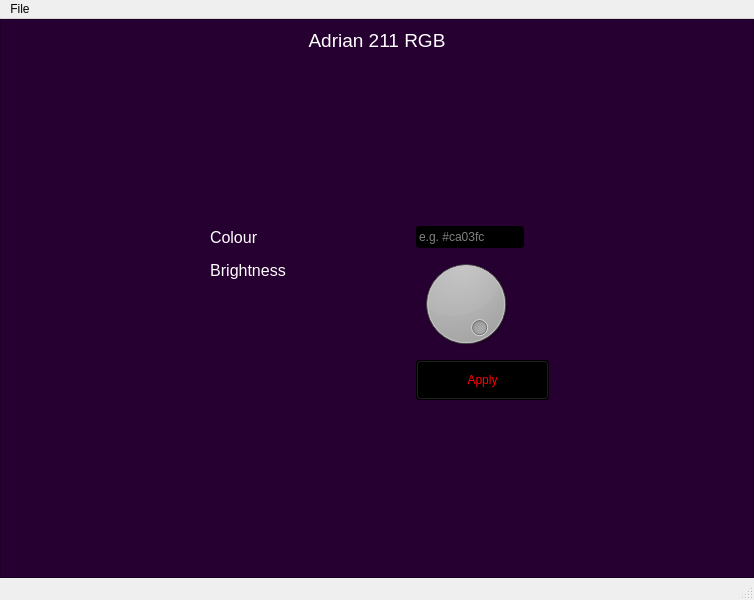
<?xml version="1.0" encoding="UTF-8"?>
<ui version="4.0">
 <class>MainWindow</class>
 <widget class="QMainWindow" name="MainWindow">
  <property name="geometry">
   <rect>
    <x>0</x>
    <y>0</y>
    <width>754</width>
    <height>600</height>
   </rect>
  </property>
  <property name="windowTitle">
   <string>RGB Tool</string>
  </property>
  <widget class="QWidget" name="main_widget">
   <layout class="QVBoxLayout" name="verticalLayout">
    <property name="leftMargin">
     <number>0</number>
    </property>
    <property name="topMargin">
     <number>0</number>
    </property>
    <property name="rightMargin">
     <number>0</number>
    </property>
    <property name="bottomMargin">
     <number>0</number>
    </property>
    <item>
     <widget class="QFrame" name="main_frame">
      <property name="styleSheet">
       <string notr="true">background-color: rgb(38, 0, 48);
color: rgb(255, 255, 255);</string>
      </property>
      <property name="frameShape">
       <enum>QFrame::StyledPanel</enum>
      </property>
      <property name="frameShadow">
       <enum>QFrame::Raised</enum>
      </property>
      <layout class="QVBoxLayout" name="verticalLayout_2">
       <item>
        <widget class="QLabel" name="main_title_label">
         <property name="font">
          <font>
           <family>Segoe UI</family>
           <pointsize>14</pointsize>
          </font>
         </property>
         <property name="text">
          <string>Adrian 211 RGB</string>
         </property>
         <property name="textFormat">
          <enum>Qt::PlainText</enum>
         </property>
         <property name="alignment">
          <set>Qt::AlignCenter</set>
         </property>
         <property name="margin">
          <number>11</number>
         </property>
        </widget>
       </item>
       <item>
        <spacer name="verticalSpacer_2">
         <property name="orientation">
          <enum>Qt::Vertical</enum>
         </property>
         <property name="sizeHint" stdset="0">
          <size>
           <width>20</width>
           <height>40</height>
          </size>
         </property>
        </spacer>
       </item>
       <item>
        <layout class="QFormLayout" name="main_frame_form_layout">
         <property name="fieldGrowthPolicy">
          <enum>QFormLayout::FieldsStayAtSizeHint</enum>
         </property>
         <property name="formAlignment">
          <set>Qt::AlignCenter</set>
         </property>
         <item row="7" column="0">
          <widget class="QLabel" name="colour_input_label">
           <property name="font">
            <font>
             <family>Segoe UI</family>
             <pointsize>12</pointsize>
            </font>
           </property>
           <property name="text">
            <string>Colour</string>
           </property>
           <property name="textFormat">
            <enum>Qt::PlainText</enum>
           </property>
          </widget>
         </item>
         <item row="7" column="1">
          <widget class="QLineEdit" name="rgb_line_input">
           <property name="styleSheet">
            <string notr="true">background-color: rgb(0, 0, 0);
gridline-color: rgb(255, 255, 255);</string>
           </property>
           <property name="placeholderText">
            <string>e.g. #ca03fc</string>
           </property>
          </widget>
         </item>
         <item row="8" column="0">
          <widget class="QLabel" name="brightness_dial_label">
           <property name="font">
            <font>
             <family>Segoe UI</family>
             <pointsize>12</pointsize>
            </font>
           </property>
           <property name="text">
            <string>Brightness</string>
           </property>
           <property name="textFormat">
            <enum>Qt::PlainText</enum>
           </property>
           <property name="alignment">
            <set>Qt::AlignCenter</set>
           </property>
          </widget>
         </item>
         <item row="8" column="1">
          <widget class="QDial" name="brightness_dial">
           <property name="autoFillBackground">
            <bool>false</bool>
           </property>
           <property name="styleSheet">
            <string notr="true">background-color: rgb(0, 0, 0);</string>
           </property>
           <property name="invertedAppearance">
            <bool>true</bool>
           </property>
           <property name="notchTarget">
            <double>1.000000000000000</double>
           </property>
           <property name="notchesVisible">
            <bool>false</bool>
           </property>
          </widget>
         </item>
         <item row="9" column="0">
          <spacer name="horizontalSpacer">
           <property name="orientation">
            <enum>Qt::Horizontal</enum>
           </property>
           <property name="sizeHint" stdset="0">
            <size>
             <width>200</width>
             <height>20</height>
            </size>
           </property>
          </spacer>
         </item>
         <item row="9" column="1">
          <widget class="QPushButton" name="apply_btn">
           <property name="minimumSize">
            <size>
             <width>133</width>
             <height>40</height>
            </size>
           </property>
           <property name="baseSize">
            <size>
             <width>0</width>
             <height>0</height>
            </size>
           </property>
           <property name="autoFillBackground">
            <bool>false</bool>
           </property>
           <property name="styleSheet">
            <string notr="true">background-color: rgb(0, 0, 0);
color: rgb(255, 0, 4);</string>
           </property>
           <property name="text">
            <string>Apply</string>
           </property>
           <property name="flat">
            <bool>false</bool>
           </property>
          </widget>
         </item>
        </layout>
       </item>
       <item>
        <spacer name="verticalSpacer">
         <property name="orientation">
          <enum>Qt::Vertical</enum>
         </property>
         <property name="sizeHint" stdset="0">
          <size>
           <width>20</width>
           <height>40</height>
          </size>
         </property>
        </spacer>
       </item>
      </layout>
     </widget>
    </item>
   </layout>
  </widget>
  <widget class="QMenuBar" name="menubar">
   <property name="geometry">
    <rect>
     <x>0</x>
     <y>0</y>
     <width>754</width>
     <height>21</height>
    </rect>
   </property>
   <widget class="QMenu" name="menu_file_btn">
    <property name="title">
     <string>File</string>
    </property>
    <addaction name="about_menu_btn"/>
   </widget>
   <addaction name="menu_file_btn"/>
  </widget>
  <widget class="QStatusBar" name="statusbar"/>
  <action name="about_menu_btn">
   <property name="text">
    <string>About</string>
   </property>
   <property name="menuRole">
    <enum>QAction::AboutRole</enum>
   </property>
  </action>
 </widget>
 <resources/>
 <connections/>
</ui>
